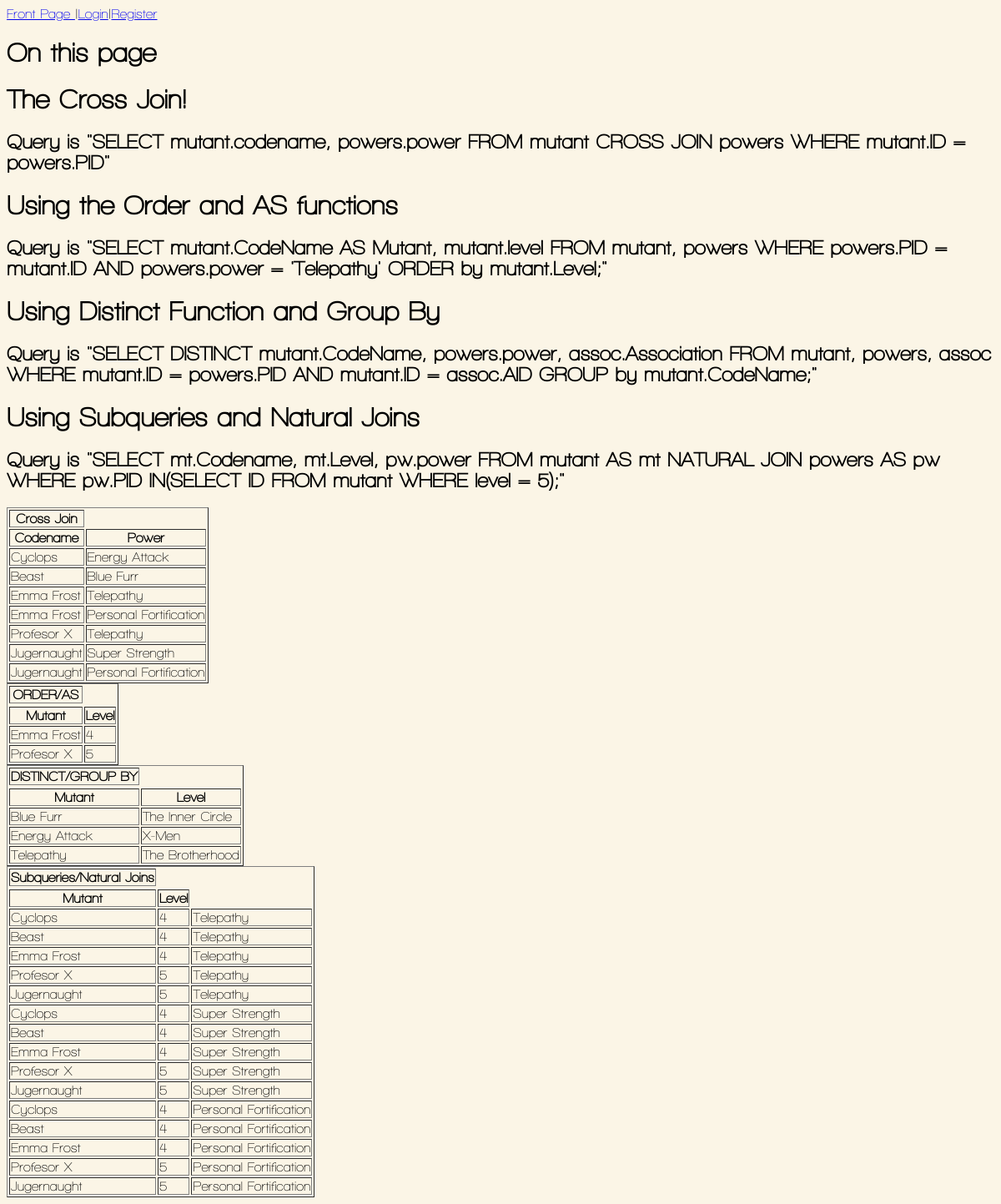
The app's page /mysqlfu.php with its own data.
### tables this page shows
CREATE TABLE `Mutant` (
  `ID` int(15) NOT NULL auto_increment,
  `CodeName` varchar(35) NOT NULL default '',
  `BirthName` varchar(35) NOT NULL default '',
  `Level` int(5) NOT NULL default '0',
  `Address` varchar(40) NOT NULL default '',
  `BossID` int(15) NOT NULL default '0',
  PRIMARY KEY  (`ID`)
);

CREATE TABLE `Powers`(
	power_id int(4) NOT NULL auto_increment,
	PID int(3) NOT NULL,
	Power varchar(35) NOT NULL,
	PRIMARY KEY(power_id)
);

### mysqlfu.php (the view)
<html>
<?
include 'header.php';
echo "<h1>On this page</h1>";
echo "<h1>The Cross Join!</h1>";
echo "<h2>Query is \"SELECT mutant.codename, powers.power FROM mutant CROSS JOIN powers WHERE mutant.ID = powers.PID\"</h2>";
echo "<h1>Using the Order and AS functions</h1>";
echo "<h2>Query is \"SELECT mutant.CodeName AS Mutant, mutant.level FROM mutant, powers WHERE powers.PID = mutant.ID AND powers.power = 'Telepathy' ORDER by mutant.Level;\"</h2>";
echo "<h1>Using Distinct Function and Group By </h1>";
echo "<h2>Query is \"SELECT DISTINCT mutant.CodeName, powers.power, assoc.Association FROM mutant, powers, assoc WHERE mutant.ID = powers.PID AND mutant.ID = assoc.AID GROUP by mutant.CodeName;\"</h2>";
echo "<h1>Using Subqueries and Natural Joins</h1>";
echo "<h2>Query is \"SELECT mt.Codename, mt.Level, pw.power FROM mutant AS mt NATURAL JOIN powers AS pw WHERE pw.PID IN(SELECT ID FROM mutant WHERE level = 5);\"</h2>";
$query = "SELECT mutant.codename, powers.power FROM mutant CROSS JOIN powers WHERE mutant.ID = powers.PID";
$result = mysql_query($query,$con) or die('</br>Could grab into table '.mysql_error());
echo "<table border='1'>";
echo "<tr><th>Cross Join</th></tr>";
echo "<tr><th>Codename</th><th>Power</th></tr>";
while($row = mysql_fetch_array($result)){
echo "<tr><td>";
echo $row['codename'];
echo "</td><td>";
echo $row['power'];
echo "</td></tr>";
}
$query = "SELECT mutant.CodeName AS Mutant, mutant.level FROM mutant, powers WHERE powers.PID = mutant.ID AND powers.power = 'Telepathy' ORDER by mutant.Level;";
$result = mysql_query($query,$con) or  die('</br>Could grab into table '.mysql_error());
echo "<table border='1'>";
echo "<tr><th>ORDER/AS</th><tr>";
echo "<tr><th>Mutant</th><th>Level</th></tr>";
while($row = mysql_fetch_array($result)){
echo "<tr><td>";
echo $row['Mutant'];
echo "</td><td>";
echo $row['level'];
echo "</td></tr>";
}
$query = "SELECT DISTINCT mutant.CodeName, powers.power, assoc.Association FROM mutant, powers, assoc WHERE mutant.ID = powers.PID AND mutant.ID = assoc.AID GROUP by mutant.CodeName;";
$result = mysql_query($query,$con) or  die('</br>Could grab into table '.mysql_error());
echo "<table border='1'>";
echo "<tr><th>DISTINCT/GROUP BY</th><tr>";
echo "<tr><th>Mutant</th><th>Level</th></tr>";
while($row = mysql_fetch_array($result)){
echo "<tr><td>";
echo $row['power'];
echo "</td><td>";
echo $row['Association'];
echo "</td></tr>";
}
$query = "SELECT mt.Codename, mt.Level, pw.power FROM mutant AS mt NATURAL JOIN powers AS pw WHERE pw.PID IN(SELECT ID FROM mutant WHERE level = 5);";
$result = mysql_query($query,$con) or  die('</br>Could grab into table '.mysql_error());
echo "<table border='1'>";
echo "<tr><th>Subqueries/Natural Joins</th><tr>";
echo "<tr><th>Mutant</th><th>Level</th></tr>";
while($row = mysql_fetch_array($result)){
echo "<tr><td>";
echo $row['Codename'];
echo "</td><td>";
echo $row['Level'];
echo "</td><td>";
echo $row['power'];
echo "</td></tr>";
}
?>
</html>

### header.php (shortened to what this page needs)
<html>
<?php
	if(isset($_SESSION['firstname'])){
		echo "<a href=\"MutantRegistry.php\">Front Page </a>|";
		echo "<a href=\"user_list.php\">View User List</a>|";
		echo "<a href=\"addMutant.php\">Add Mutant</a>|";
		echo "<a href=\"viewMutants.php\">View Mutants</a>|";
		echo "<a href=\"addColl.php\">Add Collaborator</a>|";
		echo "<a href=\"viewColl.php\">View Collborator</a>|";
		echo "<a href=\"searchCollaborator.php\">Search Collaborator</a>|";
		echo "<a href=\"searchMutant.php\">Search Mutants</a>|";
		echo "<a href=\"mysqlfu.php\">mysqlfu</a>|";
		echo "<a href=\"logout.php\">Logout</a>";
	}
	else{
		echo "<a href=\"MutantRegistry.php\">Front Page </a>|";
		echo "<a href=\"login.php\">Login</a>|";
		echo "<a href=\"register.php\">Register</a>";
	}
?>
<link rel="stylesheet" type="text/css" href="CSS/style.css"/>
</html>

### CSS/style.css (style rules this page uses)
html { background-color:#FBF5E6; font-family: walkway,sans-serif; }

### records on screen
mutant: CodeName "Cyclops", powers.Power "Energy Attack"
mutant: CodeName "Beast", powers.Power "Blue Furr"
mutant: CodeName "Emma Frost", powers.Power "Telepathy", powers.Power "Personal Fortification", Level "4"
mutant: CodeName "Profesor X", powers.Power "Telepathy", Level "5"
mutant: CodeName "Jugernaught", powers.Power "Super Strength", powers.Power "Personal Fortification"

### other values on screen
$row['power'] "Blue Furr"
$row['Association'] "The Inner Circle"
$row['power'] "Energy Attack"
$row['Association'] "X-Men"
$row['power'] "Telepathy"
$row['Association'] "The Brotherhood"
$row['Codename'] "Cyclops"
$row['Level'] "4"
$row['Codename'] "Beast"
$row['Codename'] "Emma Frost"
$row['Codename'] "Profesor X"
$row['Level'] "5"
$row['Codename'] "Jugernaught"
$row['power'] "Super Strength"
$row['power'] "Personal Fortification"
